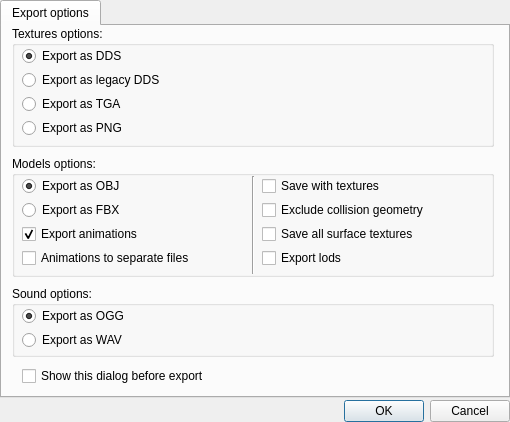
<?xml version="1.0" encoding="UTF-8"?>
<ui version="4.0">
 <class>SettingsDlg</class>
 <widget class="QDialog" name="SettingsDlg">
  <property name="windowModality">
   <enum>Qt::WindowModal</enum>
  </property>
  <property name="geometry">
   <rect>
    <x>0</x>
    <y>0</y>
    <width>510</width>
    <height>422</height>
   </rect>
  </property>
  <property name="windowTitle">
   <string>Settings</string>
  </property>
  <layout class="QVBoxLayout" name="verticalLayout">
   <property name="spacing">
    <number>2</number>
   </property>
   <property name="leftMargin">
    <number>0</number>
   </property>
   <property name="topMargin">
    <number>0</number>
   </property>
   <property name="rightMargin">
    <number>0</number>
   </property>
   <property name="bottomMargin">
    <number>0</number>
   </property>
   <item>
    <widget class="QTabWidget" name="tabWidget">
     <property name="currentIndex">
      <number>0</number>
     </property>
     <widget class="QWidget" name="tabExportOptions">
      <attribute name="title">
       <string>Export options</string>
      </attribute>
      <widget class="QGroupBox" name="groupBox">
       <property name="geometry">
        <rect>
         <x>10</x>
         <y>0</y>
         <width>482</width>
         <height>121</height>
        </rect>
       </property>
       <property name="title">
        <string>Textures options:</string>
       </property>
       <widget class="QRadioButton" name="radioTexAsDDS">
        <property name="geometry">
         <rect>
          <x>10</x>
          <y>20</y>
          <width>150</width>
          <height>20</height>
         </rect>
        </property>
        <property name="text">
         <string>Export as DDS</string>
        </property>
        <property name="checked">
         <bool>true</bool>
        </property>
       </widget>
       <widget class="QRadioButton" name="radioTexAsLegacyDDS">
        <property name="geometry">
         <rect>
          <x>10</x>
          <y>44</y>
          <width>150</width>
          <height>20</height>
         </rect>
        </property>
        <property name="text">
         <string>Export as legacy DDS</string>
        </property>
       </widget>
       <widget class="QRadioButton" name="radioTexAsTGA">
        <property name="geometry">
         <rect>
          <x>10</x>
          <y>68</y>
          <width>150</width>
          <height>20</height>
         </rect>
        </property>
        <property name="text">
         <string>Export as TGA</string>
        </property>
       </widget>
       <widget class="QRadioButton" name="radioTexAsPNG">
        <property name="geometry">
         <rect>
          <x>10</x>
          <y>92</y>
          <width>150</width>
          <height>20</height>
         </rect>
        </property>
        <property name="text">
         <string>Export as PNG</string>
        </property>
       </widget>
      </widget>
      <widget class="QGroupBox" name="groupBox_2">
       <property name="geometry">
        <rect>
         <x>10</x>
         <y>130</y>
         <width>482</width>
         <height>121</height>
        </rect>
       </property>
       <property name="title">
        <string>Models options:</string>
       </property>
       <widget class="QRadioButton" name="radioMdlAsOBJ">
        <property name="geometry">
         <rect>
          <x>10</x>
          <y>20</y>
          <width>140</width>
          <height>20</height>
         </rect>
        </property>
        <property name="text">
         <string>Export as OBJ</string>
        </property>
        <property name="checked">
         <bool>true</bool>
        </property>
       </widget>
       <widget class="QRadioButton" name="radioMdlAsFBX">
        <property name="geometry">
         <rect>
          <x>10</x>
          <y>44</y>
          <width>140</width>
          <height>20</height>
         </rect>
        </property>
        <property name="text">
         <string>Export as FBX</string>
        </property>
       </widget>
       <widget class="QCheckBox" name="chkMdlExportAnims">
        <property name="geometry">
         <rect>
          <x>10</x>
          <y>68</y>
          <width>140</width>
          <height>20</height>
         </rect>
        </property>
        <property name="text">
         <string>Export animations</string>
        </property>
        <property name="checked">
         <bool>true</bool>
        </property>
       </widget>
       <widget class="QCheckBox" name="chkMdlExportAnimsSeparate">
        <property name="geometry">
         <rect>
          <x>10</x>
          <y>92</y>
          <width>170</width>
          <height>20</height>
         </rect>
        </property>
        <property name="text">
         <string>Animations to separate files</string>
        </property>
       </widget>
       <widget class="Line" name="line">
        <property name="geometry">
         <rect>
          <x>240</x>
          <y>20</y>
          <width>3</width>
          <height>98</height>
         </rect>
        </property>
        <property name="orientation">
         <enum>Qt::Vertical</enum>
        </property>
       </widget>
       <widget class="QCheckBox" name="chkMdlSaveWithTextures">
        <property name="geometry">
         <rect>
          <x>250</x>
          <y>20</y>
          <width>140</width>
          <height>20</height>
         </rect>
        </property>
        <property name="text">
         <string>Save with textures</string>
        </property>
       </widget>
       <widget class="QCheckBox" name="chkMdlExcludeCollision">
        <property name="geometry">
         <rect>
          <x>250</x>
          <y>44</y>
          <width>170</width>
          <height>20</height>
         </rect>
        </property>
        <property name="text">
         <string>Exclude collision geometry</string>
        </property>
       </widget>
       <widget class="QCheckBox" name="chkMdlSaveSurfaceTextures">
        <property name="geometry">
         <rect>
          <x>250</x>
          <y>68</y>
          <width>170</width>
          <height>20</height>
         </rect>
        </property>
        <property name="text">
         <string>Save all surface textures</string>
        </property>
       </widget>
       <widget class="QCheckBox" name="chkMdlExportLods">
        <property name="geometry">
         <rect>
          <x>250</x>
          <y>92</y>
          <width>140</width>
          <height>20</height>
         </rect>
        </property>
        <property name="text">
         <string>Export lods</string>
        </property>
       </widget>
      </widget>
      <widget class="QGroupBox" name="groupBox_3">
       <property name="geometry">
        <rect>
         <x>10</x>
         <y>260</y>
         <width>482</width>
         <height>71</height>
        </rect>
       </property>
       <property name="title">
        <string>Sound options:</string>
       </property>
       <widget class="QRadioButton" name="radioSndAsOGG">
        <property name="geometry">
         <rect>
          <x>10</x>
          <y>20</y>
          <width>140</width>
          <height>20</height>
         </rect>
        </property>
        <property name="text">
         <string>Export as OGG</string>
        </property>
        <property name="checked">
         <bool>true</bool>
        </property>
       </widget>
       <widget class="QRadioButton" name="radioSndAsWAV">
        <property name="geometry">
         <rect>
          <x>10</x>
          <y>44</y>
          <width>140</width>
          <height>20</height>
         </rect>
        </property>
        <property name="text">
         <string>Export as WAV</string>
        </property>
       </widget>
      </widget>
      <widget class="QCheckBox" name="chkExportAskEveryTime">
       <property name="geometry">
        <rect>
         <x>20</x>
         <y>340</y>
         <width>200</width>
         <height>20</height>
        </rect>
       </property>
       <property name="text">
        <string>Show this dialog before export</string>
       </property>
      </widget>
     </widget>
    </widget>
   </item>
   <item>
    <widget class="QDialogButtonBox" name="btnBoxMain">
     <property name="orientation">
      <enum>Qt::Horizontal</enum>
     </property>
     <property name="standardButtons">
      <set>QDialogButtonBox::Cancel|QDialogButtonBox::Ok</set>
     </property>
    </widget>
   </item>
  </layout>
 </widget>
 <resources/>
 <connections>
  <connection>
   <sender>btnBoxMain</sender>
   <signal>accepted()</signal>
   <receiver>SettingsDlg</receiver>
   <slot>accept()</slot>
   <hints>
    <hint type="sourcelabel">
     <x>248</x>
     <y>254</y>
    </hint>
    <hint type="destinationlabel">
     <x>157</x>
     <y>274</y>
    </hint>
   </hints>
  </connection>
  <connection>
   <sender>btnBoxMain</sender>
   <signal>rejected()</signal>
   <receiver>SettingsDlg</receiver>
   <slot>reject()</slot>
   <hints>
    <hint type="sourcelabel">
     <x>316</x>
     <y>260</y>
    </hint>
    <hint type="destinationlabel">
     <x>286</x>
     <y>274</y>
    </hint>
   </hints>
  </connection>
 </connections>
</ui>
